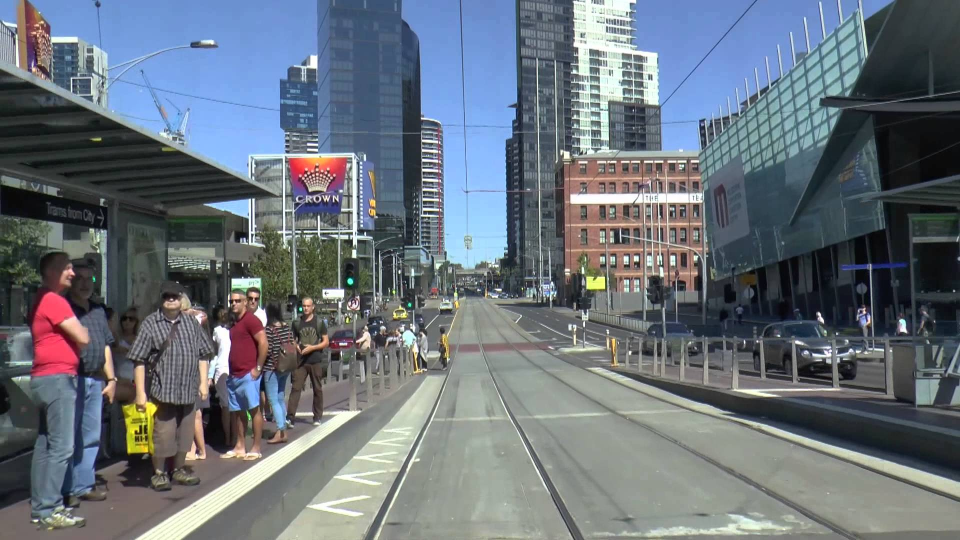
#> input picture OpenCV/TramView.jpg, 1920 x 1080 px, given in place of emma.mov, which was not available (shown at 1/2 size)
$ python TrackAndPeople.py
#> lines starting #> are read from the running program, lines starting #| are printed output that depends on the picture; after the words box and inside, x2 and y2 are one past the last pixel; in counts of white or black regions, pixels touching at a corner belong together; pictures that were not available may be replaced by others from this repository, and a replacement may not be noted
# import the necessary packages
from __future__ import print_function
from imutils.object_detection import non_max_suppression
from imutils import paths
import numpy as np
import argparse
import imutils
import cv2

#width = 480
cap = cv2.VideoCapture('emma.mov')
# [8 lines of commented-out code are left out]
hog = cv2.HOGDescriptor()
hog.setSVMDetector(cv2.HOGDescriptor_getDefaultPeopleDetector())
ret = True
while(ret):
    ret, frame = cap.read()
#> frame is the input picture: shape (1080, 1920, 3); mean B, G, R 122.7, 113.8, 105.2
    image = imutils.resize(frame[0:900,0:1200], width = 480)
    #image = frame
    orig = image.copy()

    # detect people in the image
    (rects, weights) = hog.detectMultiScale(image, winStride=(4, 4),
        padding=(8, 8), scale=1.05)
#> rects = [[216, 220, 68, 136], [374, 48, 106, 222]]; weights = [0.509, 0.456]

    # draw the original bounding boxes
    for (x, y, w, h) in rects:
        cv2.rectangle(orig, (x, y), (x + w, y + h), (0, 0, 255), 2)
#> this loop made 2 passes
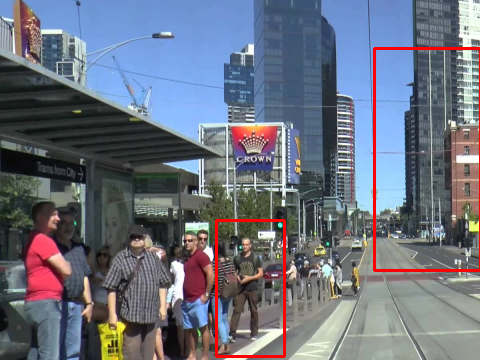
#> orig: shape (360, 480, 3); mean B, G, R 125.9, 112.7, 107.8

    # apply non-maxima suppression to the bounding boxes using a
    # fairly large overlap threshold to try to maintain overlapping
    # boxes that are still people
    rects = np.array([[x, y, x + w, y + h] for (x, y, w, h) in rects])
#> rects = [[216, 220, 284, 356], [374, 48, 480, 270]]
    pick = non_max_suppression(rects, probs=None, overlapThresh=0.65)
#> pick = [[216, 220, 284, 356], [374, 48, 480, 270]]

    # draw the final bounding boxes
    for (xA, yA, xB, yB) in pick:
        cv2.rectangle(image, (xA, yA), (xB, yB), (0, 255, 0), 2)
#> this loop made 2 passes
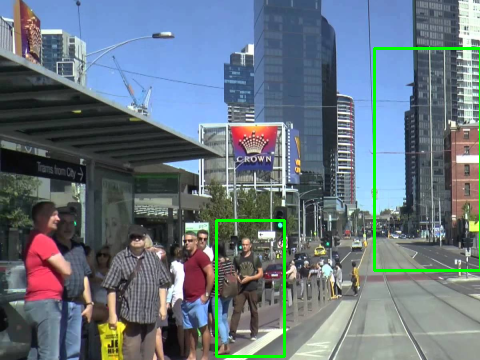
#> image: shape (360, 480, 3); mean B, G, R 125.9, 116.8, 103.8

    # show some information on the number of bounding boxes
    #filename = imagePath[imagePath.rfind("/") + 1:]
    #print("[INFO] {}: {} original boxes, {} after suppression".format(
    #    filename, len(rects), len(pick)))
    # show the output images
    #cv2.imshow("Before NMS", orig)
    kernel = np.ones((11,3),np.float32)/33
    image = cv2.filter2D(image,-1,kernel)
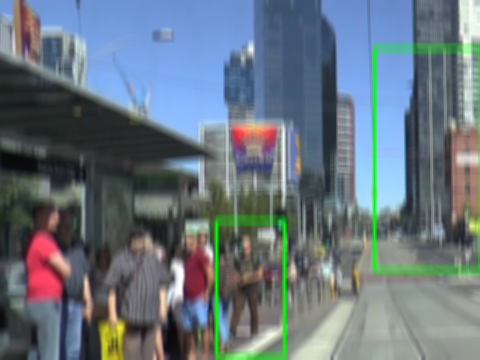
#> image: shape (360, 480, 3); mean B, G, R 126, 116.7, 103.8
    image = 255-image
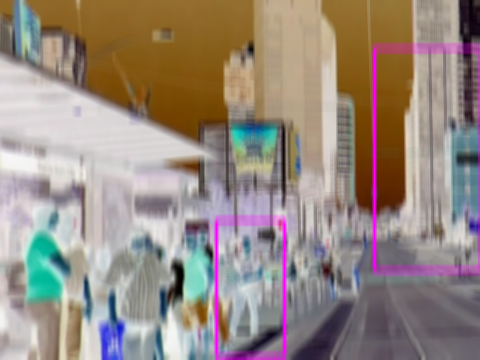
#> image: shape (360, 480, 3); mean B, G, R 129, 138.3, 151.2
    inputImageGray = cv2.cvtColor(image, cv2.COLOR_BGR2GRAY)
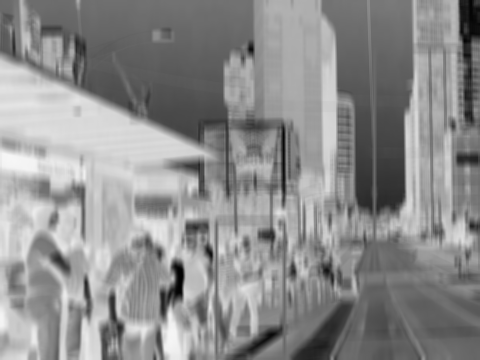
#> inputImageGray: shape (360, 480); min 2, max 246, mean 141.1
    edges = cv2.Canny(inputImageGray,50,200,apertureSize = 3)
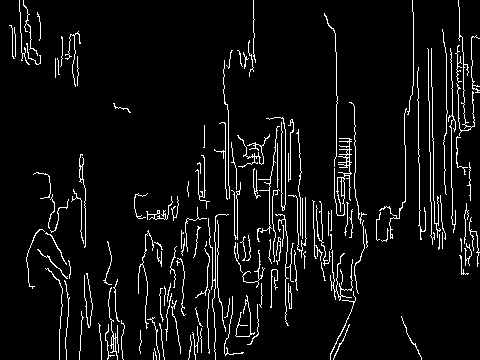
#> edges: shape (360, 480); 6% white in thin lines or dots
    minLineLength = 50
    maxLineGap = 5
    lines = cv2.HoughLinesP(edges,cv2.HOUGH_PROBABILISTIC, np.pi/180, 30, minLineLength,maxLineGap)
#> lines = 198 rows, first 6: [433, 157, 433, 200], [428, 49, 428, 80], [349, 138, 349, 171], [336, 213, 336, 203], [259, 255, 259, 268], [285, 305, 285, 279]
    if lines is not None:
        print(lines)
#> (printed output is left out)
        for x in range(0, 1):#len(lines)):
            for x1,y1,x2,y2 in lines[x]:
                #cv2.line(inputImage,(x1,y1),(x2,y2),(0,128,0),2, cv2.LINE_AA)
                pts = np.array([[180, 360], [x2 , y2]], np.int32)
                cv2.polylines(image, [pts], True, (0,255,0))
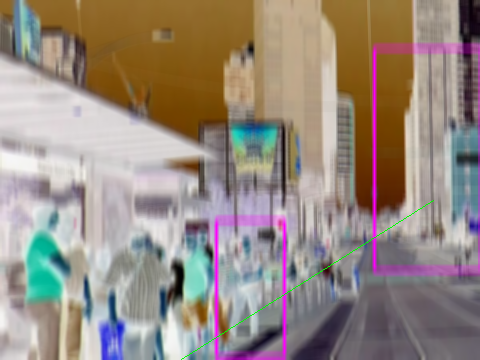
#> image: shape (360, 480, 3); 0.15% of pixels changed, all inside (x1, y1, x2, y2) = (181, 200, 434, 360)

    font = cv2.FONT_HERSHEY_SIMPLEX
#> font = 0
    cv2.putText(image,"Tracks Detected", (500, 250), font, 0.5, 255)
    cv2.imshow("Trolley_Problem_Result", image)
    cv2.imshow('edge', edges)
    #cv2.imshow("After NMS", image)
    #out.write(image)
    if cv2.waitKey(1) & 0xFF == ord('q'):
#> (key q is pressed here)
        break

# When everything done, release the capture
cap.release()
#out.release()
cv2.destroyAllWindows()
